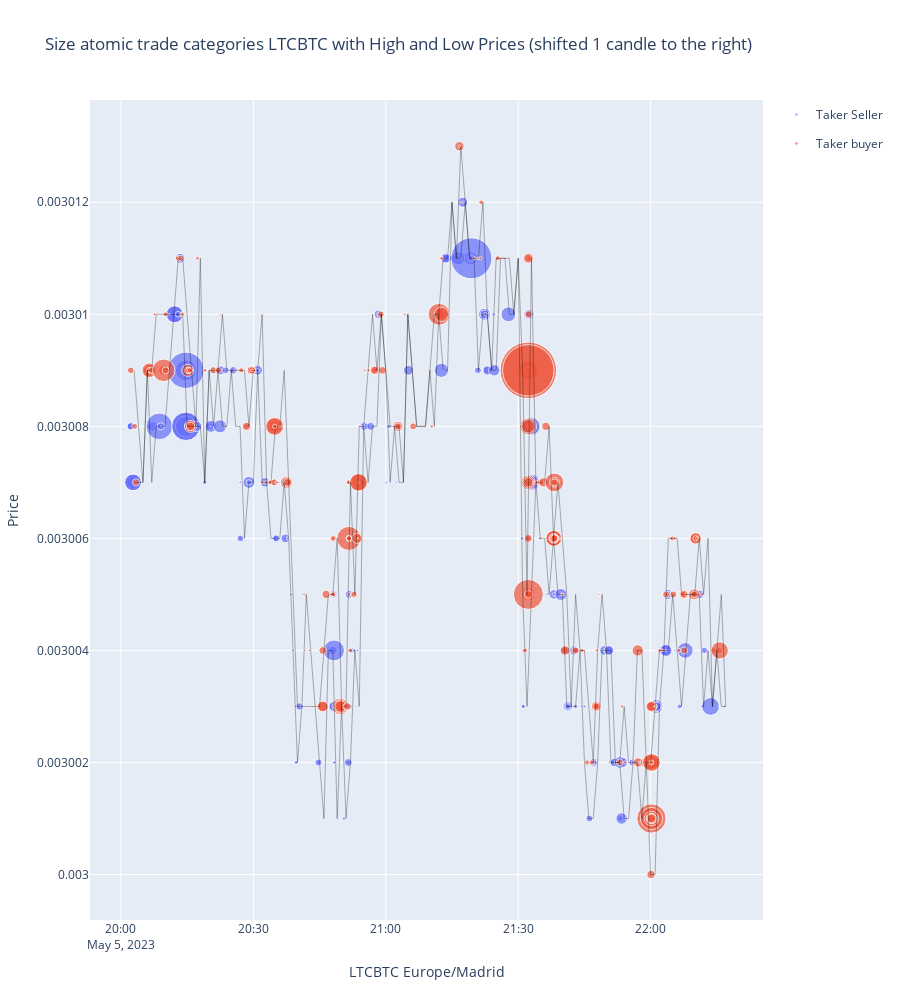

Notebook code for this chart:
### Code cell
sym = binpan.Symbol(symbol=symbol, tick_interval=tick_interval, time_zone="Europe/Madrid", sentinel_redis=True)
sym.get_atomic_trades()
sym.plot_atomic_trades_size(logarithmic=True, max_size=40)

### Figure 1 — Plotly figure (JSON) as saved in the notebook; plotly's stock layout.template omitted (floating-point values rounded to 4 significant figures; data arrays with more than 128 entries replaced by an {"elided": "..."} marker saying what was removed)
{"data": [{"hovertemplate": "color=Taker Seller<br>x=%{x}<br>y=%{y}<br>size=%{marker.size}<extra></extra>", "legendgroup": "Taker Seller", "marker": {"color": "#636efa", "size": {"elided": "405 float values"}, "sizemode": "area", "sizeref": 0.1075, "symbol": "circle"}, "mode": "markers", "name": "Taker Seller", "orientation": "v", "showlegend": true, "type": "scatter", "x": {"elided": "405 str values"}, "xaxis": "x", "y": {"elided": "405 float values"}, "yaxis": "y"}, {"hovertemplate": "color=Taker buyer<br>x=%{x}<br>y=%{y}<br>size=%{marker.size}<extra></extra>", "legendgroup": "Taker buyer", "marker": {"color": "#EF553B", "size": {"elided": "425 float values"}, "sizemode": "area", "sizeref": 0.1075, "symbol": "circle"}, "mode": "markers", "name": "Taker buyer", "orientation": "v", "showlegend": true, "type": "scatter", "x": {"elided": "425 str values"}, "xaxis": "x", "y": {"elided": "425 float values"}, "yaxis": "y"}, {"hovertemplate": "LTCBTC 1m Europe/Madrid=%{x}<br>High=%{y}<extra></extra>", "legendgroup": "", "line": {"color": "rgba(0, 0, 0, 0.6)", "dash": "solid", "width": 0.5}, "marker": {"symbol": "circle"}, "mode": "lines", "name": "", "orientation": "v", "showlegend": false, "type": "scatter", "x": {"elided": "135 str values"}, "xaxis": "x", "y": {"elided": "135 float values"}, "yaxis": "y"}, {"hovertemplate": "LTCBTC 1m Europe/Madrid=%{x}<br>Low=%{y}<extra></extra>", "legendgroup": "", "line": {"color": "rgba(0, 0, 0, 0.6)", "dash": "solid", "width": 0.5}, "marker": {"symbol": "circle"}, "mode": "lines", "name": "", "orientation": "v", "showlegend": false, "type": "scatter", "x": {"elided": "135 str values"}, "xaxis": "x", "y": {"elided": "135 float values"}, "yaxis": "y"}], "layout": {"height": 1000, "title": {"text": "Size atomic trade categories LTCBTC with High and Low Prices (shifted 1 candle to the right)"}, "xaxis": {"title": {"text": "LTCBTC Europe/Madrid"}}, "yaxis": {"title": {"text": "Price"}}}}
